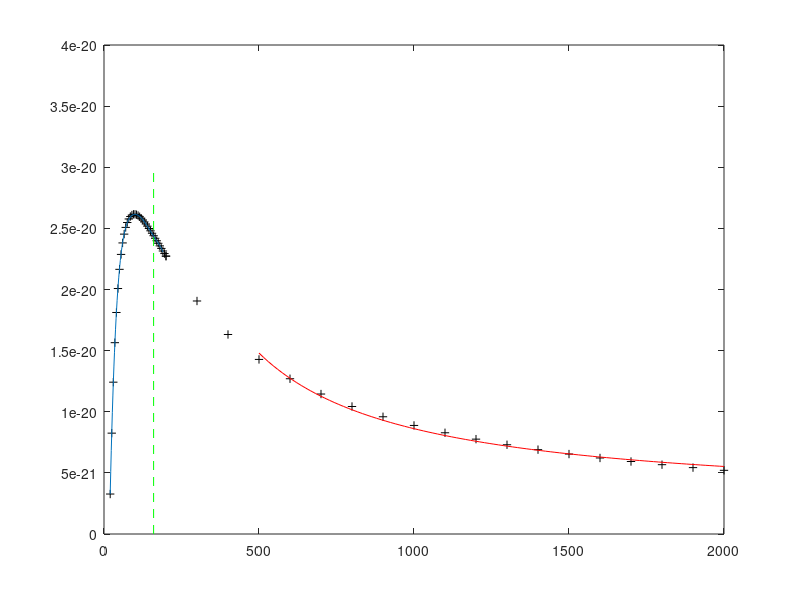

MATLAB code for this plot:
clc, clear all
clf, close all

nistdata = load('data/nist_clean.dat');

edata = nistdata(:,1);
csdata = nistdata(:,2)*1e-20;

e0idx = find(edata >= 160, 1);

%%
plot(edata, csdata, 'k+'), hold on
plot(edata(e0idx)*[1 1], 3e-20*[0 1], '--g')

%%
clc

pol = @(k, degs, x) sum(repmat(k', size(x)).*(repmat(x, size(degs)).^repmat(degs, size(x))),2);
kfit = @(degs, xdata, ydata) (repmat(xdata, size(degs)).^repmat(degs, size(xdata)))\ydata;

e0idx_poly = e0idx+6;
polydegs = 0:6;
kpoly = kfit(polydegs, edata(1:e0idx_poly), csdata(1:e0idx_poly));
e_cont_poly = linspace(edata(1), edata(e0idx_poly))';
cs_cont_poly = pol(kpoly, polydegs, e_cont_poly);


e0idx_th = e0idx+12;
thdegs = [0 -1];
kth = kfit(thdegs, edata(e0idx_th:end), csdata(e0idx_th:end));
e_cont_th = linspace(edata(e0idx_th), edata(end))';
cs_cont_th = pol(kth, thdegs, e_cont_th);

plot(e_cont_poly, cs_cont_poly)
plot(e_cont_th, cs_cont_th, 'r')
